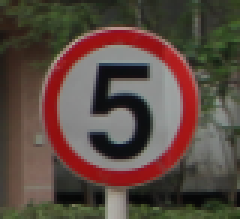
#> input picture data/traffic_Data/DATA/0/000_0010.png, 80 x 73 px (shown 3 times larger)
$ python -i noise_model.py   (imports and definitions only)
#> lines starting #> are read from the running program, lines starting #| are printed output that depends on the picture
import os
import pandas as pd
import numpy as np
from tensorflow.keras.preprocessing.image import ImageDataGenerator
from tensorflow.keras.models import Sequential
from tensorflow.keras.layers import Dense, Conv2D, MaxPooling2D, Flatten, Dropout
from tensorflow.keras.optimizers import Adam
from sklearn.model_selection import train_test_split
from tensorflow.keras.utils import to_categorical
import cv2
from PIL import Image, ImageFilter

data_dir = 'data/traffic_Data/DATA'
labels_csv = 'data/traffic_Data/labels.csv'
test_dir = 'data/traffic_Data/TEST'
model_save_path = 'models/noise.h5'

img_size = (64, 64)

# [1 line that did not run here, left out]

def preprocess_image_with_noise_and_blur(img_path, noise_probability=0.5, blur_probability=0.5):
#> called with img_path = '../data/traffic_Data/DATA/0/000_0010.png', noise_probability = 0.5, blur_probability = 0.5
    img = cv2.imread(img_path)
#> img is the input picture: shape (73, 80, 3); mean B, G, R 64.8, 73.3, 90
    img = cv2.resize(img, img_size)
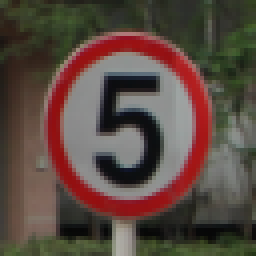
#> img: shape (64, 64, 3) (shown 4 times larger); mean B, G, R 64.7, 73.1, 89.8
    img = cv2.cvtColor(img, cv2.COLOR_BGR2GRAY)
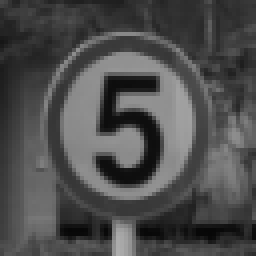
#> img: shape (64, 64) (shown 4 times larger); min 7, max 173, mean 77.1
    img = cv2.equalizeHist(img)
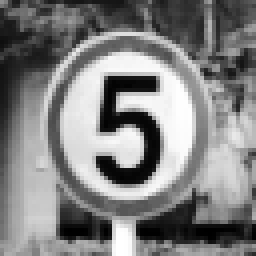
#> img: shape (64, 64) (shown 4 times larger); min 0, max 255, mean 128.6
    img = img / 255.0
    img = np.stack((img,)*3, axis=-1)
#> img: shape (64, 64, 3) float64

    if np.random.rand() < noise_probability:
        noise = np.random.normal(loc=0.0, scale=0.2, size=img.shape)
        img = img + noise
        img = np.clip(img, 0.0, 1.0)

    if np.random.rand() < blur_probability:
        pil_img = Image.fromarray((img * 255).astype(np.uint8))
        pil_img = pil_img.filter(ImageFilter.GaussianBlur(radius=1))
        img = np.array(pil_img) / 255.0

    return img

images = []
labels = []

# [7 lines not run here, left out]

images = np.array(images)
labels = np.array(labels)

# [1 line that did not run here, left out]

# [1 line that did not run here, left out]

# [7 lines that did not run here, left out]
# [1 line not run here, left out]

# [16 lines that did not run here, left out]

# [2 lines not run here, left out]

# [5 lines that did not run here, left out]

# [1 line that did not run here, left out]
# [4 lines not run here, left out]

test_images = []
test_labels = []
test_image_names = []

# [7 lines not run here, left out]

test_images = np.array(test_images)
test_labels = np.array(test_labels)

# [1 line that did not run here, left out]
# [1 line that did not run here, left out]

# [1 line that did not run here, left out]
# [1 line not run here, left out]

>>> result = preprocess_image_with_noise_and_blur('../data/traffic_Data/DATA/0/000_0010.png')

$ run again, on data/traffic_Data/DATA/1/001_0010.png
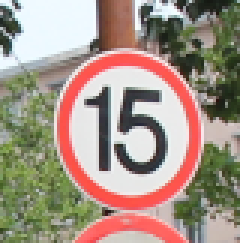
#> input picture data/traffic_Data/DATA/1/001_0010.png, 80 x 81 px (shown 3 times larger)
#> in preprocess_image_with_noise_and_blur, img is the input picture: shape (81, 80, 3); mean B, G, R 133.5, 146.8, 163.7
#> in preprocess_image_with_noise_and_blur, `img = cv2.cvtColor(img, cv2.COLOR_BGR2GRAY)`:
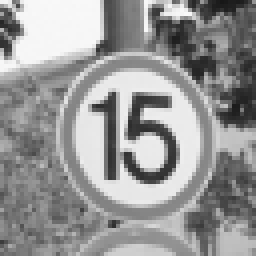
#> img: shape (64, 64) (shown 4 times larger); min 23, max 249, mean 150.2
#> in preprocess_image_with_noise_and_blur, `img = cv2.equalizeHist(img)`:
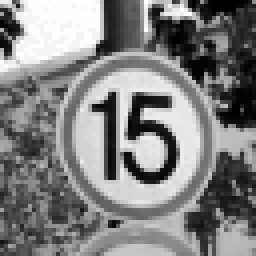
#> img: shape (64, 64) (shown 4 times larger); min 0, max 255, mean 128.5

$ run again, on data/traffic_Data/DATA/1/001_0012.png
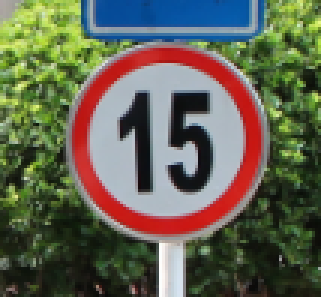
#> input picture data/traffic_Data/DATA/1/001_0012.png, 107 x 99 px (shown 3 times larger)
#> in preprocess_image_with_noise_and_blur, img is the input picture: shape (99, 107, 3); mean B, G, R 81.8, 100.3, 99
#> in preprocess_image_with_noise_and_blur, `img = cv2.cvtColor(img, cv2.COLOR_BGR2GRAY)`:
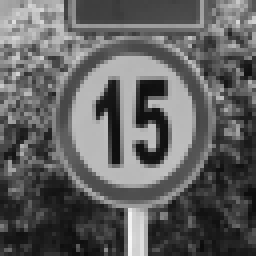
#> img: shape (64, 64) (shown 4 times larger); min 12, max 248, mean 97.4
#> in preprocess_image_with_noise_and_blur, `img = cv2.equalizeHist(img)`:
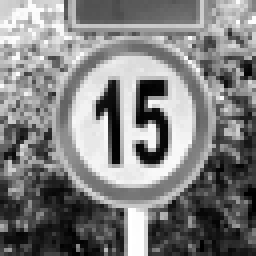
#> img: shape (64, 64) (shown 4 times larger); min 0, max 255, mean 128.3

$ run again, on data/traffic_Data/DATA/10/010_0010.png
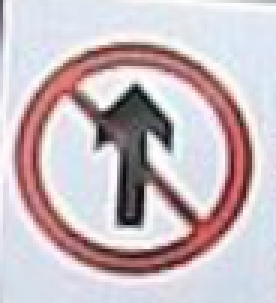
#> input picture data/traffic_Data/DATA/10/010_0010.png, 92 x 101 px (shown 3 times larger)
#> in preprocess_image_with_noise_and_blur, img is the input picture: shape (101, 92, 3); mean B, G, R 193.8, 188.5, 200.8
#> in preprocess_image_with_noise_and_blur, `img = cv2.cvtColor(img, cv2.COLOR_BGR2GRAY)`:
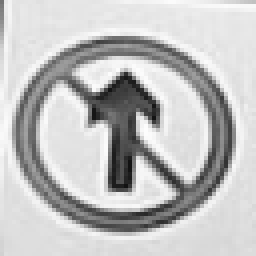
#> img: shape (64, 64) (shown 4 times larger); min 18, max 253, mean 192.6
#> in preprocess_image_with_noise_and_blur, `img = cv2.equalizeHist(img)`:
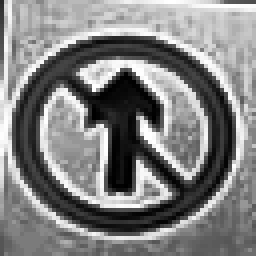
#> img: shape (64, 64) (shown 4 times larger); min 0, max 255, mean 129.5
